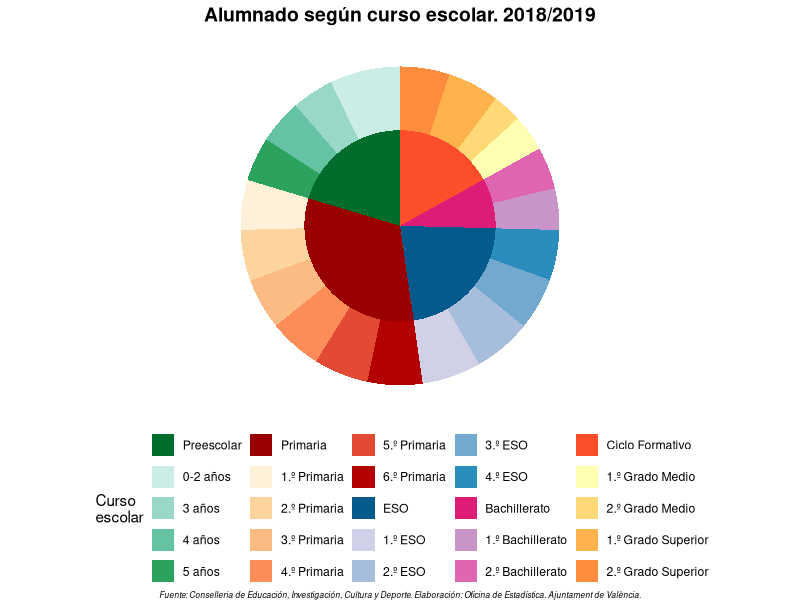
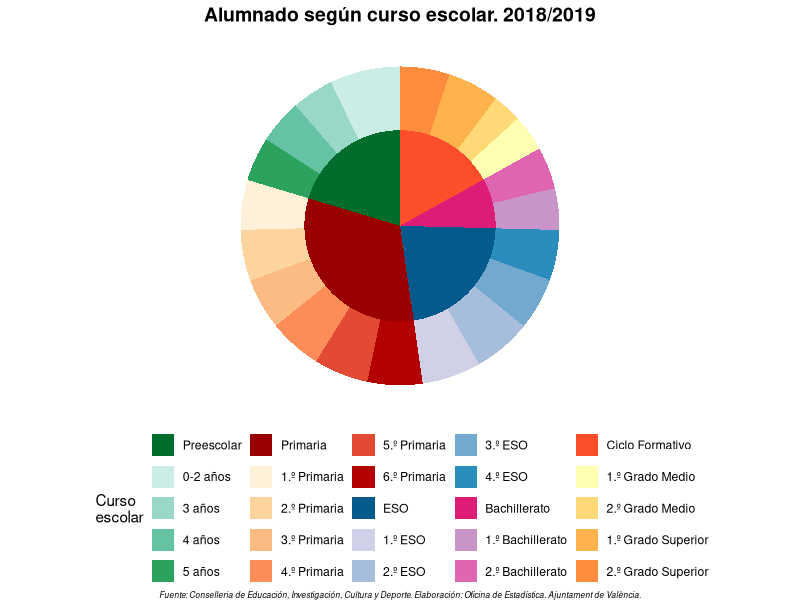

Recreate these plots in R, in order.
lista_de_paquetes <- c("ggplot2", "data.table") # Definimos los paquetes que queremos cargar
paquetes_nuevos <- lista_de_paquetes[!(lista_de_paquetes %in% installed.packages()[,"Package"])] # Buscamos los paquetes que no tenemos
if(length(paquetes_nuevos)) install.packages(paquetes_nuevos) # Instalamos los paquetes que no tenemos

# Cargamos las librerías necesarias

library(ggplot2)
library(data.table)

# Leemos los datos
df <- data.frame(
        'level1'=c('Preescolar', 'Preescolar', 'Preescolar', 'Preescolar', 'Primaria', 'Primaria', 'Primaria', 'Primaria', 'Primaria', 'Primaria', 'ESO', 'ESO', 'ESO', 'ESO', 'Bachillerato', 'Bachillerato','Ciclo Formativo', 'Ciclo Formativo','Ciclo Formativo', 'Ciclo Formativo'), 
        'level2'=c('0-2 años', '3 años', '4 años', '5 años', '1.º Primaria', '2.º Primaria', '3.º Primaria', '4.º Primaria', '5.º Primaria', '6.º Primaria', '1.º ESO', '2.º ESO', '3.º ESO', '4.º ESO', '1.º Bachillerato', '2.º Bachillerato', '1.º Grado Medio', '2.º Grado Medio', '1.º Grado Superior', '2.º Grado Superior'), 
        'value'=c(9288,5527,5850,5838,6587,6751,6767,7037,7192,7273,7797,7658,6944,6652,5512,5528,4835,3848,6863,6521)/sum(c(9288,5527,5850,5838,6587,6751,6767,7037,7192,7273,7797,7658,6944,6652,5512,5528,4835,3848,6863,6521)))
df$level1<-factor(df$level1,levels = c('Preescolar', 'Primaria', 'ESO', 'Bachillerato', 'Ciclo Formativo'))
df$level2<-factor(df$level2,levels=c('0-2 años', '3 años', '4 años', '5 años', '1.º Primaria', '2.º Primaria', '3.º Primaria', '4.º Primaria', '5.º Primaria', '6.º Primaria', '1.º ESO', '2.º ESO', '3.º ESO', '4.º ESO','1.º Bachillerato', '2.º Bachillerato', '1.º Grado Medio', '2.º Grado Medio', '1.º Grado Superior', '2.º Grado Superior'))
colors<-c("#006d2c", "#990000", "#045a8d", "#dd1c77", "#fc4e2a",
          "#ccece6",  "#99d8c9",  "#66c2a4", "#2ca25f",
          "#fef0d9", "#fdd49e", "#fdbb84", "#fc8d59", "#e34a33", "#b30000",
          "#d0d1e6","#a6bddb","#74a9cf","#2b8cbe",
          "#c994c7", "#df65b0",
          "#ffffb2", "#fed976", "#feb24c", "#fd8d3c")
colorNames <- c(unique(as.character(df$level1)), unique(as.character(df$level2)))
names(colors) <- colorNames

# Dibujamos el gráfico de proyección solar
p=ggplot(df, aes(y=value)) +
        geom_bar(aes(fill=level1, x=0), width=.5, stat='identity') + 
        geom_bar(aes(fill=level2, x=.25), width=.25, stat='identity') + 
        coord_polar(theta='y') + 
        theme(legend.position = "bottom", legend.title.align=0.5) +
        scale_fill_manual(name="Curso \n escolar",values=colors, breaks = c('Preescolar','0-2 años', '3 años', '4 años', '5 años', 'Primaria','1.º Primaria', '2.º Primaria', '3.º Primaria', '4.º Primaria', '5.º Primaria', '6.º Primaria', 'ESO','1.º ESO', '2.º ESO', '3.º ESO', '4.º ESO', 'Bachillerato','1.º Bachillerato', '2.º Bachillerato', 'Ciclo Formativo','1.º Grado Medio', '2.º Grado Medio', '1.º Grado Superior', '2.º Grado Superior')) +
        labs(title="Alumnado según curso escolar. 2018/2019",  
             caption="Fuente: Conselleria de Educación, Investigación, Cultura y Deporte. Elaboración: Oficina de Estadística. Ajuntament de València.")+
        theme(plot.title = element_text(size=14,hjust = 0.5,face="bold"),
              plot.caption = element_text(color = "black",face = "italic", size = 6, hjust=0.5))
theme_set(
        theme_void() 
)
p
ggsave(filename = paste0("20200603 Grafico de proyeccion solar.png"), p,
       width = 9, height = 5, dpi = 300, units = "in", device='png')


